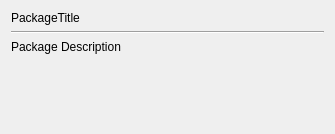
                 <widget class="QWidget" name="scrollAreaWidgetContents_2">
                  <property name="geometry">
                   <rect>
                    <x>0</x>
                    <y>0</y>
                    <width>335</width>
                    <height>134</height>
                   </rect>
                  </property>
                  <layout class="QVBoxLayout" name="verticalLayout_3">
                   <item>
                    <widget class="QLabel" name="packageTitleLabel">
                     <property name="text">
                      <string>PackageTitle</string>
                     </property>
                     <property name="wordWrap">
                      <bool>true</bool>
                     </property>
                    </widget>
                   </item>
                   <item>
                    <widget class="Line" name="line_2">
                     <property name="orientation">
                      <enum>Qt::Horizontal</enum>
                     </property>
                    </widget>
                   </item>
                   <item>
                    <widget class="QLabel" name="packageDescriptionLabel">
                     <property name="text">
                      <string>Package Description</string>
                     </property>
                     <property name="wordWrap">
                      <bool>true</bool>
                     </property>
                    </widget>
                   </item>
                   <item>
                    <spacer name="verticalSpacer_5">
                     <property name="orientation">
                      <enum>Qt::Vertical</enum>
                     </property>
                     <property name="sizeHint" stdset="0">
                      <size>
                       <width>20</width>
                       <height>0</height>
                      </size>
                     </property>
                    </spacer>
                   </item>
                  </layout>
                 </widget>
